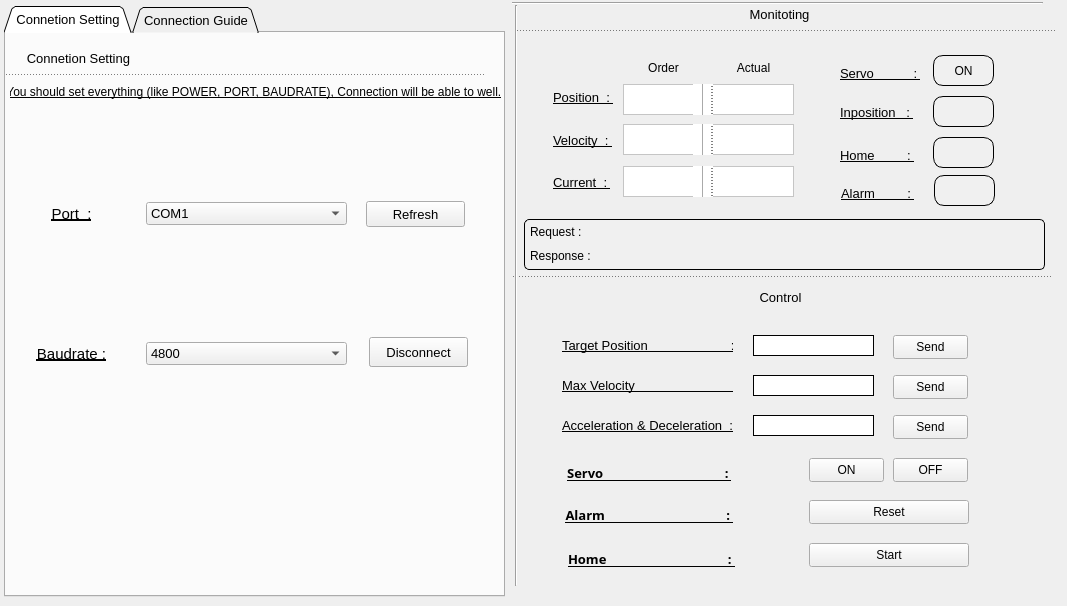
    <widget class="QWidget" name="Main_Page">
     <widget class="QLabel" name="label_41">
      <property name="geometry">
       <rect>
        <x>556</x>
        <y>548</y>
        <width>191</width>
        <height>21</height>
       </rect>
      </property>
      <property name="font">
       <font>
        <family>Segoe UI Semibold</family>
        <pointsize>10</pointsize>
        <bold>true</bold>
        <underline>true</underline>
       </font>
      </property>
      <property name="text">
       <string>Home                                    : </string>
      </property>
      <property name="alignment">
       <set>Qt::AlignCenter</set>
      </property>
     </widget>
     <widget class="QLabel" name="label_42">
      <property name="geometry">
       <rect>
        <x>525</x>
        <y>287</y>
        <width>511</width>
        <height>21</height>
       </rect>
      </property>
      <property name="font">
       <font>
        <pointsize>10</pointsize>
        <fontweight>DemiBold</fontweight>
       </font>
      </property>
      <property name="text">
       <string>Control</string>
      </property>
      <property name="alignment">
       <set>Qt::AlignCenter</set>
      </property>
     </widget>
     <widget class="QLabel" name="label_43">
      <property name="geometry">
       <rect>
        <x>840</x>
        <y>145</y>
        <width>81</width>
        <height>21</height>
       </rect>
      </property>
      <property name="font">
       <font>
        <pointsize>10</pointsize>
        <underline>true</underline>
       </font>
      </property>
      <property name="text">
       <string>Home         : </string>
      </property>
     </widget>
     <widget class="QLabel" name="label_44">
      <property name="geometry">
       <rect>
        <x>562</x>
        <y>335</y>
        <width>171</width>
        <height>21</height>
       </rect>
      </property>
      <property name="font">
       <font>
        <pointsize>10</pointsize>
        <underline>true</underline>
       </font>
      </property>
      <property name="text">
       <string>Target Position                       :  </string>
      </property>
     </widget>
     <widget class="Line" name="line_27">
      <property name="geometry">
       <rect>
        <x>513</x>
        <y>276</y>
        <width>541</width>
        <height>16</height>
       </rect>
      </property>
      <property name="styleSheet">
       <string notr="true">border-top: 1px dashed #000000;</string>
      </property>
      <property name="orientation">
       <enum>Qt::Horizontal</enum>
      </property>
     </widget>
     <widget class="QLineEdit" name="target_pos_txt_3">
      <property name="geometry">
       <rect>
        <x>753</x>
        <y>335</y>
        <width>121</width>
        <height>21</height>
       </rect>
      </property>
      <property name="styleSheet">
       <string notr="true">background-color : white;
border : 1px solid black;
</string>
      </property>
     </widget>
     <widget class="QLabel" name="label_45">
      <property name="geometry">
       <rect>
        <x>554</x>
        <y>462</y>
        <width>191</width>
        <height>21</height>
       </rect>
      </property>
      <property name="font">
       <font>
        <family>Segoe UI Semibold</family>
        <pointsize>10</pointsize>
        <bold>true</bold>
        <underline>true</underline>
       </font>
      </property>
      <property name="text">
       <string>Servo                                    : </string>
      </property>
      <property name="alignment">
       <set>Qt::AlignCenter</set>
      </property>
     </widget>
     <widget class="QPushButton" name="max_vel_btn_3">
      <property name="geometry">
       <rect>
        <x>893</x>
        <y>375</y>
        <width>75</width>
        <height>24</height>
       </rect>
      </property>
      <property name="text">
       <string>Send</string>
      </property>
     </widget>
     <widget class="QLabel" name="label_46">
      <property name="geometry">
       <rect>
        <x>553</x>
        <y>87</y>
        <width>61</width>
        <height>21</height>
       </rect>
      </property>
      <property name="font">
       <font>
        <pointsize>10</pointsize>
        <underline>true</underline>
       </font>
      </property>
      <property name="text">
       <string>Position  : </string>
      </property>
     </widget>
     <widget class="QLabel" name="label_47">
      <property name="geometry">
       <rect>
        <x>553</x>
        <y>130</y>
        <width>61</width>
        <height>21</height>
       </rect>
      </property>
      <property name="font">
       <font>
        <pointsize>10</pointsize>
        <underline>true</underline>
       </font>
      </property>
      <property name="text">
       <string>Velocity  : </string>
      </property>
     </widget>
     <widget class="QWidget" name="verticalLayoutWidget_15">
      <property name="geometry">
       <rect>
        <x>623</x>
        <y>166</y>
        <width>171</width>
        <height>31</height>
       </rect>
      </property>
      <layout class="QVBoxLayout" name="verticalLayout_25">
       <item>
        <widget class="QFrame" name="frame_14">
         <property name="styleSheet">
          <string notr="true">background-color:white;</string>
         </property>
         <property name="frameShape">
          <enum>QFrame::StyledPanel</enum>
         </property>
         <property name="frameShadow">
          <enum>QFrame::Raised</enum>
         </property>
         <widget class="Line" name="line_29">
          <property name="geometry">
           <rect>
            <x>70</x>
            <y>-10</y>
            <width>20</width>
            <height>41</height>
           </rect>
          </property>
          <property name="styleSheet">
           <string notr="true">border-right: 1px dashed #000000;</string>
          </property>
          <property name="orientation">
           <enum>Qt::Vertical</enum>
          </property>
         </widget>
         <widget class="QLabel" name="order_current_lbl_5">
          <property name="geometry">
           <rect>
            <x>4</x>
            <y>5</y>
            <width>71</width>
            <height>21</height>
           </rect>
          </property>
          <property name="text">
           <string/>
          </property>
          <property name="alignment">
           <set>Qt::AlignCenter</set>
          </property>
         </widget>
         <widget class="QLabel" name="real_current_lbl_5">
          <property name="geometry">
           <rect>
            <x>94</x>
            <y>4</y>
            <width>71</width>
            <height>21</height>
           </rect>
          </property>
          <property name="text">
           <string/>
          </property>
          <property name="alignment">
           <set>Qt::AlignCenter</set>
          </property>
         </widget>
        </widget>
       </item>
      </layout>
     </widget>
     <widget class="QLabel" name="label_48">
      <property name="geometry">
       <rect>
        <x>554</x>
        <y>504</y>
        <width>191</width>
        <height>21</height>
       </rect>
      </property>
      <property name="font">
       <font>
        <family>Segoe UI Semibold</family>
        <pointsize>10</pointsize>
        <bold>true</bold>
        <underline>true</underline>
       </font>
      </property>
      <property name="text">
       <string>Alarm                                    : </string>
      </property>
      <property name="alignment">
       <set>Qt::AlignCenter</set>
      </property>
     </widget>
     <widget class="QPushButton" name="servo_on_btn_3">
      <property name="geometry">
       <rect>
        <x>809</x>
        <y>458</y>
        <width>75</width>
        <height>24</height>
       </rect>
      </property>
      <property name="text">
       <string>ON</string>
      </property>
     </widget>
     <widget class="QLineEdit" name="acc_dc_txt">
      <property name="geometry">
       <rect>
        <x>753</x>
        <y>415</y>
        <width>121</width>
        <height>21</height>
       </rect>
      </property>
      <property name="styleSheet">
       <string notr="true">background-color : white;
border : 1px solid black;
</string>
      </property>
     </widget>
     <widget class="QLineEdit" name="max_vel_txt_3">
      <property name="geometry">
       <rect>
        <x>753</x>
        <y>375</y>
        <width>121</width>
        <height>21</height>
       </rect>
      </property>
      <property name="styleSheet">
       <string notr="true">background-color : white;
border : 1px solid black;
</string>
      </property>
     </widget>
     <widget class="QLabel" name="label_49">
      <property name="geometry">
       <rect>
        <x>623</x>
        <y>60</y>
        <width>81</width>
        <height>16</height>
       </rect>
      </property>
      <property name="text">
       <string>Order</string>
      </property>
      <property name="alignment">
       <set>Qt::AlignCenter</set>
      </property>
     </widget>
     <widget class="QPushButton" name="target_pos_btn_3">
      <property name="geometry">
       <rect>
        <x>893</x>
        <y>335</y>
        <width>75</width>
        <height>24</height>
       </rect>
      </property>
      <property name="text">
       <string>Send</string>
      </property>
     </widget>
     <widget class="QPushButton" name="acc_dc_btn_3">
      <property name="geometry">
       <rect>
        <x>893</x>
        <y>415</y>
        <width>75</width>
        <height>24</height>
       </rect>
      </property>
      <property name="text">
       <string>Send</string>
      </property>
     </widget>
     <widget class="QLabel" name="label_50">
      <property name="geometry">
       <rect>
        <x>524</x>
        <y>4</y>
        <width>511</width>
        <height>21</height>
       </rect>
      </property>
      <property name="font">
       <font>
        <pointsize>10</pointsize>
        <fontweight>DemiBold</fontweight>
       </font>
      </property>
      <property name="text">
       <string>Monitoting</string>
      </property>
      <property name="alignment">
       <set>Qt::AlignCenter</set>
      </property>
     </widget>
     <widget class="QLabel" name="servo_lbl_3">
      <property name="geometry">
       <rect>
        <x>933</x>
        <y>55</y>
        <width>61</width>
        <height>31</height>
       </rect>
      </property>
      <property name="styleSheet">
       <string notr="true">background-color: #f0f0f0; /* 배경색 */
border: 1px solid black; /* 테두리 색상과 두께 */
border-radius: 10px; /* 테두리 둥근 모서리 */</string>
      </property>
      <property name="text">
       <string>ON</string>
      </property>
      <property name="alignment">
       <set>Qt::AlignCenter</set>
      </property>
     </widget>
     <widget class="QPushButton" name="alarm_reset_btn_3">
      <property name="geometry">
       <rect>
        <x>809</x>
        <y>500</y>
        <width>160</width>
        <height>24</height>
       </rect>
      </property>
      <property name="text">
       <string>Reset</string>
      </property>
     </widget>
     <widget class="QLabel" name="label_55">
      <property name="geometry">
       <rect>
        <x>713</x>
        <y>60</y>
        <width>81</width>
        <height>16</height>
       </rect>
      </property>
      <property name="text">
       <string>Actual</string>
      </property>
      <property name="alignment">
       <set>Qt::AlignCenter</set>
      </property>
     </widget>
     <widget class="QPushButton" name="homing_home_btn_3">
      <property name="geometry">
       <rect>
        <x>809</x>
        <y>543</y>
        <width>160</width>
        <height>24</height>
       </rect>
      </property>
      <property name="text">
       <string>Start</string>
      </property>
     </widget>
     <widget class="QWidget" name="verticalLayoutWidget_20">
      <property name="geometry">
       <rect>
        <x>623</x>
        <y>124</y>
        <width>171</width>
        <height>31</height>
       </rect>
      </property>
      <layout class="QVBoxLayout" name="verticalLayout_26">
       <item>
        <widget class="QFrame" name="frame_15">
         <property name="styleSheet">
          <string notr="true">background-color:white;</string>
         </property>
         <property name="frameShape">
          <enum>QFrame::StyledPanel</enum>
         </property>
         <property name="frameShadow">
          <enum>QFrame::Raised</enum>
         </property>
         <widget class="Line" name="line_32">
          <property name="geometry">
           <rect>
            <x>70</x>
            <y>-10</y>
            <width>20</width>
            <height>41</height>
           </rect>
          </property>
          <property name="styleSheet">
           <string notr="true">border-right: 1px dashed #000000;</string>
          </property>
          <property name="orientation">
           <enum>Qt::Vertical</enum>
          </property>
         </widget>
         <widget class="QLabel" name="order_vel_lbl_5">
          <property name="geometry">
           <rect>
            <x>4</x>
            <y>5</y>
            <width>71</width>
            <height>21</height>
           </rect>
          </property>
          <property name="text">
           <string/>
          </property>
          <property name="alignment">
           <set>Qt::AlignCenter</set>
          </property>
         </widget>
         <widget class="QLabel" name="real_vel_lbl_5">
          <property name="geometry">
           <rect>
            <x>94</x>
            <y>4</y>
            <width>71</width>
            <height>21</height>
           </rect>
          </property>
          <property name="text">
           <string/>
          </property>
          <property name="alignment">
           <set>Qt::AlignCenter</set>
          </property>
         </widget>
        </widget>
       </item>
      </layout>
     </widget>
     <widget class="QLabel" name="label_56">
      <property name="geometry">
       <rect>
        <x>562</x>
        <y>375</y>
        <width>171</width>
        <height>21</height>
       </rect>
      </property>
      <property name="font">
       <font>
        <pointsize>10</pointsize>
        <underline>true</underline>
       </font>
      </property>
      <property name="text">
       <string>Max Velocity                           : </string>
      </property>
     </widget>
     <widget class="QLabel" name="label_57">
      <property name="geometry">
       <rect>
        <x>840</x>
        <y>102</y>
        <width>81</width>
        <height>21</height>
       </rect>
      </property>
      <property name="font">
       <font>
        <pointsize>10</pointsize>
        <underline>true</underline>
       </font>
      </property>
      <property name="text">
       <string>Inposition   : </string>
      </property>
     </widget>
     <widget class="QLabel" name="label_58">
      <property name="geometry">
       <rect>
        <x>562</x>
        <y>415</y>
        <width>171</width>
        <height>21</height>
       </rect>
      </property>
      <property name="font">
       <font>
        <pointsize>10</pointsize>
        <underline>true</underline>
       </font>
      </property>
      <property name="text">
       <string>Acceleration &amp; Deceleration  : </string>
      </property>
     </widget>
     <widget class="QTabWidget" name="Connection_tabWidget">
      <property name="geometry">
       <rect>
        <x>4</x>
        <y>6</y>
        <width>501</width>
        <height>591</height>
       </rect>
      </property>
      <property name="font">
       <font>
        <pointsize>10</pointsize>
        <fontweight>DemiBold</fontweight>
       </font>
      </property>
      <property name="tabShape">
       <enum>QTabWidget::Triangular</enum>
      </property>
      <property name="currentIndex">
       <number>0</number>
      </property>
      <property name="iconSize">
       <size>
        <width>20</width>
        <height>20</height>
       </size>
      </property>
      <widget class="QWidget" name="Con_tab_4">
       <property name="font">
        <font>
         <pointsize>10</pointsize>
        </font>
       </property>
       <attribute name="title">
        <string>Connetion Setting</string>
       </attribute>
       <widget class="QLabel" name="label_59">
        <property name="geometry">
         <rect>
          <x>10</x>
          <y>10</y>
          <width>471</width>
          <height>31</height>
         </rect>
        </property>
        <property name="font">
         <font>
          <pointsize>10</pointsize>
          <fontweight>Black</fontweight>
         </font>
        </property>
        <property name="text">
         <string>   Connetion Setting</string>
        </property>
        <property name="alignment">
         <set>Qt::AlignLeading|Qt::AlignLeft|Qt::AlignVCenter</set>
        </property>
       </widget>
       <widget class="Line" name="line_37">
        <property name="geometry">
         <rect>
          <x>0</x>
          <y>41</y>
          <width>481</width>
          <height>16</height>
         </rect>
        </property>
        <property name="styleSheet">
         <string notr="true">border-top: 1px dashed #000000;</string>
        </property>
        <property name="orientation">
         <enum>Qt::Horizontal</enum>
        </property>
       </widget>
       <widget class="QWidget" name="verticalLayoutWidget_21">
        <property name="geometry">
         <rect>
          <x>20</x>
          <y>160</y>
          <width>91</width>
          <height>41</height>
         </rect>
        </property>
        <property name="font">
         <font>
          <pointsize>10</pointsize>
         </font>
        </property>
        <layout class="QVBoxLayout" name="verticalLayout_27">
         <item>
          <widget class="QLabel" name="label_60">
           <property name="font">
            <font>
             <pointsize>11</pointsize>
             <underline>true</underline>
            </font>
           </property>
           <property name="text">
            <string>Port  :</string>
           </property>
           <property name="alignment">
            <set>Qt::AlignCenter</set>
           </property>
           <property name="margin">
            <number>5</number>
           </property>
          </widget>
         </item>
        </layout>
       </widget>
       <widget class="QWidget" name="verticalLayoutWidget_22">
        <property name="geometry">
         <rect>
          <x>20</x>
          <y>300</y>
          <width>91</width>
          <height>41</height>
         </rect>
        </property>
        <property name="font">
         <font>
          <pointsize>10</pointsize>
         </font>
        </property>
        <layout class="QVBoxLayout" name="verticalLayout_28">
         <item>
          <widget class="QLabel" name="label_61">
           <property name="font">
            <font>
             <pointsize>11</pointsize>
             <underline>true</underline>
            </font>
           </property>
           <property name="text">
            <string>Baudrate :</string>
           </property>
           <property name="alignment">
            <set>Qt::AlignCenter</set>
           </property>
           <property name="margin">
            <number>5</number>
           </property>
          </widget>
         </item>
        </layout>
       </widget>
       <widget class="QWidget" name="verticalLayoutWidget_23">
        <property name="geometry">
         <rect>
          <x>140</x>
          <y>160</y>
          <width>201</width>
          <height>41</height>
         </rect>
        </property>
        <layout class="QVBoxLayout" name="verticalLayout_29">
         <item>
          <widget class="QComboBox" name="port_comboBox_4">
           <property name="font">
            <font>
             <pointsize>10</pointsize>
            </font>
           </property>
           <item>
            <property name="text">
             <string>COM1</string>
            </property>
           </item>
           <item>
            <property name="text">
             <string>COM2</string>
            </property>
           </item>
           <item>
            <property name="text">
             <string>COM3</string>
            </property>
           </item>
           <item>
            <property name="text">
             <string>COM4</string>
            </property>
           </item>
           <item>
            <property name="text">
             <string>COM5</string>
            </property>
           </item>
           <item>
            <property name="text">
             <string>COM6</string>
            </property>
           </item>
          </widget>
         </item>
        </layout>
       </widget>
       <widget class="QWidget" name="verticalLayoutWidget_24">
        <property name="geometry">
         <rect>
          <x>140</x>
          <y>300</y>
          <width>201</width>
          <height>41</height>
         </rect>
        </property>
        <layout class="QVBoxLayout" name="verticalLayout_30">
         <item>
          <widget class="QComboBox" name="baudrate_comboBox_4">
           <property name="font">
            <font>
             <pointsize>10</pointsize>
            </font>
           </property>
           <property name="currentText">
            <string>4800</string>
           </property>
           <item>
            <property name="text">
             <string>4800</string>
            </property>
           </item>
           <item>
            <property name="text">
             <string>9600</string>
            </property>
           </item>
           <item>
            <property name="text">
             <string>19200</string>
            </property>
           </item>
           <item>
            <property name="text">
             <string>38400</string>
            </property>
           </item>
          </widget>
         </item>
        </layout>
       </widget>
       <widget class="QPushButton" name="refresh_btn_4">
        <property name="geometry">
         <rect>
          <x>360</x>
          <y>168</y>
          <width>99</width>
          <height>26</height>
         </rect>
        </property>
        <property name="font">
         <font>
          <pointsize>10</pointsize>
         </font>
        </property>
        <property name="text">
         <string>Refresh</string>
        </property>
       </widget>
       <widget class="QPushButton" name="connect_btn_4">
        <property name="geometry">
         <rect>
          <x>363</x>
          <y>308</y>
          <width>99</width>
          <height>26</height>
         </rect>
        </property>
        <property name="font">
         <font>
          <pointsize>10</pointsize>
         </font>
        </property>
        <property name="text">
         <string>Connect</string>
        </property>
       </widget>
       <widget class="QPushButton" name="disconnect_btn_5">
        <property name="geometry">
         <rect>
          <x>363</x>
          <y>304</y>
          <width>99</width>
          <height>30</height>
         </rect>
        </property>
        <property name="font">
         <font>
          <pointsize>10</pointsize>
         </font>
        </property>
        <property name="text">
         <string>Disconnect</string>
        </property>
       </widget>
       <widget class="QLabel" name="label_5">
        <property name="geometry">
         <rect>
          <x>4</x>
          <y>43</y>
          <width>491</width>
          <height>31</height>
         </rect>
        </property>
        <property name="font">
         <font>
          <pointsize>9</pointsize>
          <bold>false</bold>
          <underline>true</underline>
         </font>
        </property>
        <property name="text">
         <string>You should set everything (like POWER, PORT, BAUDRATE), Connection will be able to well. </string>
        </property>
        <property name="alignment">
         <set>Qt::AlignCenter</set>
        </property>
       </widget>
      </widget>
      <widget class="QWidget" name="Guide_tab_4">
       <attribute name="title">
        <string>Connection Guide</string>
       </attribute>
       <widget class="QLabel" name="label_62">
        <property name="geometry">
         <rect>
          <x>10</x>
          <y>10</y>
          <width>481</width>
          <height>31</height>
         </rect>
        </property>
        <property name="font">
         <font>
          <pointsize>10</pointsize>
          <fontweight>Black</fontweight>
         </font>
        </property>
        <property name="text">
         <string>   Connetion Guide</string>
        </property>
        <property name="alignment">
         <set>Qt::AlignLeading|Qt::AlignLeft|Qt::AlignVCenter</set>
        </property>
       </widget>
       <widget class="Line" name="line_38">
        <property name="geometry">
         <rect>
          <x>0</x>
          <y>41</y>
          <width>491</width>
          <height>16</height>
         </rect>
        </property>
        <property name="styleSheet">
         <string notr="true">border-top: 1px dashed #000000;</string>
        </property>
        <property name="orientation">
         <enum>Qt::Horizontal</enum>
        </property>
       </widget>
       <widget class="QLabel" name="label_4">
        <property name="geometry">
         <rect>
          <x>4</x>
          <y>43</y>
          <width>491</width>
          <height>31</height>
         </rect>
        </property>
        <property name="font">
         <font>
          <pointsize>9</pointsize>
          <bold>false</bold>
          <underline>true</underline>
         </font>
        </property>
        <property name="text">
         <string>You should set everything (like POWER, PORT, BAUDRATE), Connection will be able to well. </string>
        </property>
        <property name="alignment">
         <set>Qt::AlignCenter</set>
        </property>
       </widget>
      </widget>
     </widget>
     <widget class="QPushButton" name="servo_off_btn_3">
      <property name="geometry">
       <rect>
        <x>893</x>
        <y>458</y>
        <width>75</width>
        <height>24</height>
       </rect>
      </property>
      <property name="text">
       <string>OFF</string>
      </property>
     </widget>
     <widget class="Line" name="line_39">
      <property name="geometry">
       <rect>
        <x>517</x>
        <y>30</y>
        <width>541</width>
        <height>16</height>
       </rect>
      </property>
      <property name="styleSheet">
       <string notr="true">border-top: 1px dashed #000000;</string>
      </property>
      <property name="orientation">
       <enum>Qt::Horizontal</enum>
      </property>
     </widget>
     <widget class="QLabel" name="homing_sts_lbl_3">
      <property name="geometry">
       <rect>
        <x>933</x>
        <y>137</y>
        <width>61</width>
        <height>31</height>
       </rect>
      </property>
      <property name="styleSheet">
       <string notr="true">background-color: #f0f0f0; /* 배경색 */
border: 1px solid black; /* 테두리 색상과 두께 */
border-radius: 10px; /* 테두리 둥근 모서리 */</string>
      </property>
      <property name="text">
       <string/>
      </property>
      <property name="alignment">
       <set>Qt::AlignCenter</set>
      </property>
     </widget>
     <widget class="QLabel" name="label_63">
      <property name="geometry">
       <rect>
        <x>840</x>
        <y>63</y>
        <width>81</width>
        <height>21</height>
       </rect>
      </property>
      <property name="font">
       <font>
        <pointsize>10</pointsize>
        <underline>true</underline>
       </font>
      </property>
      <property name="text">
       <string>Servo           : </string>
      </property>
     </widget>
     <widget class="Line" name="line_40">
      <property name="geometry">
       <rect>
        <x>512</x>
        <y>-5</y>
        <width>531</width>
        <height>16</height>
       </rect>
      </property>
      <property name="orientation">
       <enum>Qt::Horizontal</enum>
      </property>
     </widget>
     <widget class="QLabel" name="inpos_lbl_3">
      <property name="geometry">
       <rect>
        <x>933</x>
        <y>96</y>
        <width>61</width>
        <height>31</height>
       </rect>
      </property>
      <property name="styleSheet">
       <string notr="true">background-color: #f0f0f0; /* 배경색 */
border: 1px solid black; /* 테두리 색상과 두께 */
border-radius: 10px; /* 테두리 둥근 모서리 */</string>
      </property>
      <property name="text">
       <string/>
      </property>
      <property name="alignment">
       <set>Qt::AlignCenter</set>
      </property>
     </widget>
     <widget class="QWidget" name="verticalLayoutWidget_25">
      <property name="geometry">
       <rect>
        <x>623</x>
        <y>84</y>
        <width>171</width>
        <height>31</height>
       </rect>
      </property>
      <layout class="QVBoxLayout" name="verticalLayout_31">
       <item>
        <widget class="QFrame" name="frame_16">
         <property name="styleSheet">
          <string notr="true">background-color:white;</string>
         </property>
         <property name="frameShape">
          <enum>QFrame::StyledPanel</enum>
         </property>
         <property name="frameShadow">
          <enum>QFrame::Raised</enum>
         </property>
         <widget class="Line" name="line_41">
          <property name="geometry">
           <rect>
            <x>340</x>
            <y>0</y>
            <width>20</width>
            <height>41</height>
           </rect>
          </property>
          <property name="styleSheet">
           <string notr="true">border-right: 1px dashed #000000;</string>
          </property>
          <property name="orientation">
           <enum>Qt::Vertical</enum>
          </property>
         </widget>
         <widget class="QLabel" name="order_pos_lbl_5">
          <property name="geometry">
           <rect>
            <x>4</x>
            <y>5</y>
            <width>71</width>
            <height>21</height>
           </rect>
          </property>
          <property name="text">
           <string/>
          </property>
          <property name="alignment">
           <set>Qt::AlignCenter</set>
          </property>
         </widget>
         <widget class="QLabel" name="real_pos_lbl_5">
          <property name="geometry">
           <rect>
            <x>94</x>
            <y>4</y>
            <width>71</width>
            <height>21</height>
           </rect>
          </property>
          <property name="text">
           <string/>
          </property>
          <property name="alignment">
           <set>Qt::AlignCenter</set>
          </property>
         </widget>
         <widget class="Line" name="line_42">
          <property name="geometry">
           <rect>
            <x>70</x>
            <y>-10</y>
            <width>20</width>
            <height>51</height>
           </rect>
          </property>
          <property name="styleSheet">
           <string notr="true">border-right: 1px dashed #000000;</string>
          </property>
          <property name="orientation">
           <enum>Qt::Vertical</enum>
          </property>
         </widget>
        </widget>
       </item>
      </layout>
     </widget>
     <widget class="QLabel" name="label_64">
      <property name="geometry">
       <rect>
        <x>553</x>
        <y>172</y>
        <width>61</width>
        <height>21</height>
       </rect>
      </property>
      <property name="font">
       <font>
        <pointsize>10</pointsize>
        <underline>true</underline>
       </font>
      </property>
      <property name="text">
       <string>Current  : </string>
      </property>
     </widget>
     <widget class="QLabel" name="Dataframe_lbl_3">
      <property name="geometry">
       <rect>
        <x>524</x>
        <y>219</y>
        <width>521</width>
        <height>51</height>
       </rect>
      </property>
      <property name="font">
       <font>
        <pointsize>10</pointsize>
        <fontweight>DemiBold</fontweight>
       </font>
      </property>
      <property name="styleSheet">
       <string notr="true">    background-color: #f0f0f0; /* 배경색 */
    border: 1px solid black; /* 테두리 색상과 두께 */
    border-radius: 5px; /* 테두리 둥근 모서리 */</string>
      </property>
      <property name="text">
       <string/>
      </property>
      <property name="alignment">
       <set>Qt::AlignCenter</set>
      </property>
     </widget>
     <widget class="Line" name="line_43">
      <property name="geometry">
       <rect>
        <x>508</x>
        <y>5</y>
        <width>16</width>
        <height>581</height>
       </rect>
      </property>
      <property name="orientation">
       <enum>Qt::Vertical</enum>
      </property>
     </widget>
     <widget class="QLabel" name="requset_lbl_home">
      <property name="geometry">
       <rect>
        <x>530</x>
        <y>222</y>
        <width>511</width>
        <height>20</height>
       </rect>
      </property>
      <property name="text">
       <string>Request : </string>
      </property>
     </widget>
     <widget class="QLabel" name="response_lbl_home">
      <property name="geometry">
       <rect>
        <x>530</x>
        <y>246</y>
        <width>511</width>
        <height>20</height>
       </rect>
      </property>
      <property name="text">
       <string>Response :</string>
      </property>
     </widget>
     <widget class="QLabel" name="label_51">
      <property name="geometry">
       <rect>
        <x>841</x>
        <y>183</y>
        <width>81</width>
        <height>21</height>
       </rect>
      </property>
      <property name="font">
       <font>
        <pointsize>10</pointsize>
        <underline>true</underline>
       </font>
      </property>
      <property name="text">
       <string>Alarm         : </string>
      </property>
     </widget>
     <widget class="QLabel" name="alarm__sts_lbl_4">
      <property name="geometry">
       <rect>
        <x>934</x>
        <y>175</y>
        <width>61</width>
        <height>31</height>
       </rect>
      </property>
      <property name="styleSheet">
       <string notr="true">background-color: #f0f0f0; /* 배경색 */
border: 1px solid black; /* 테두리 색상과 두께 */
border-radius: 10px; /* 테두리 둥근 모서리 */</string>
      </property>
      <property name="text">
       <string/>
      </property>
      <property name="alignment">
       <set>Qt::AlignCenter</set>
      </property>
     </widget>
    </widget>
